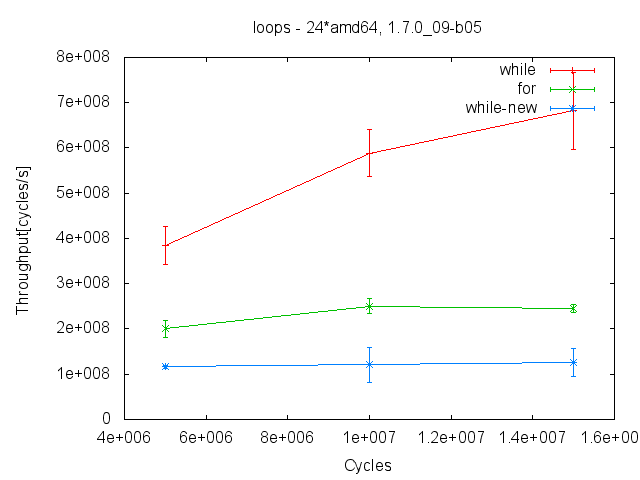

This chart was generated by the following gnuplot code:
set title "loops - 24*amd64, 1.7.0_09-b05"
set xlabel "Cycles"
set ylabel "Throughput[cycles/s]"
#set key out

#set term png
#set output "loops%throughput.png"
#set term postscript eps enhanced
#set output "loops%throughput.eps"

plot 'while.dat' using 1:4:($4*$3)/100 with errorlines title "while",\
'for.dat' using 1:4:($4*$3)/100 with errorlines title "for",\
'while-new.dat' using 1:4:($4*$3)/100 with errorlines title "while-new"
pause -1
